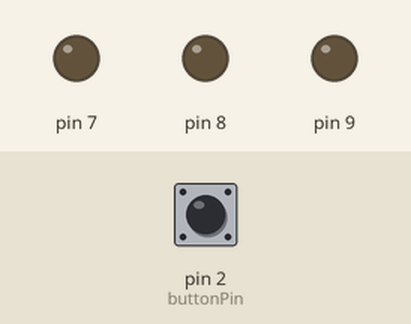
Bench run of a sketch on a simulated Arduino Uno, built with avr-gcc and run on an emulated ATmega328P. Shown: output pins drawn as LEDs (lit = HIGH). The inputs (shaded band) are chosen by the test bench; at power-on: pin 2 (buttonPin) LOW.

Above: at 1.2 s.
1.3 s: pin 2 (buttonPin) pulled HIGH for 0.15 s
At 2.0 s:
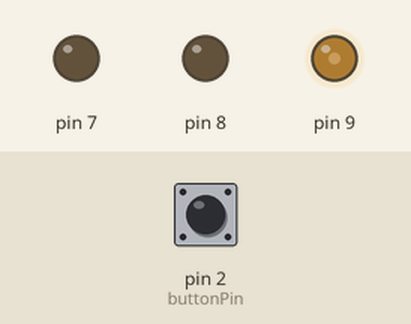
2.9 s: pin 2 (buttonPin) pulled HIGH for 3.2 s
At 3.7 s:
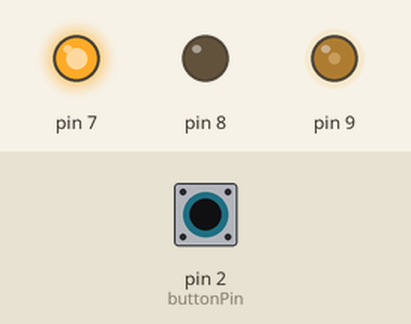
Timing chart, 0 to 7.6 s (numbered marks = the images above; inputs shaded):
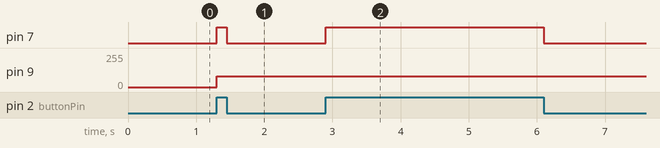

Measured:
- after the input at 1.3 s, pin 7: LOW → HIGH at once, → LOW 0.15 s later; pin 9: 0/255 → 80/255 at once
- after the input at 2.9 s, pin 7: LOW → HIGH at once, → LOW 3.2 s later

The sketch:

Pokretanje_motora_na_tipku.ino
```cpp
const int buttonPin = 2;

boolean buttonState = LOW;         // variable for reading the pushbutton status

void setup() {
  pinMode(7,OUTPUT);
  pinMode(8,OUTPUT);
  pinMode(9,OUTPUT);
  pinMode(buttonPin, INPUT);


}

void loop() {
  // read the state of the pushbutton value:
  buttonState = digitalRead(buttonPin);


  // check if the pushbutton is pressed.
  // if it is, the buttonState is HIGH:
  if (buttonState == HIGH) {
    digitalWrite(7,HIGH);
    digitalWrite(8,LOW);
    analogWrite(9,80);
    }


      else {
    digitalWrite(7,LOW);
    digitalWrite(8,LOW);


  }
 }
```
